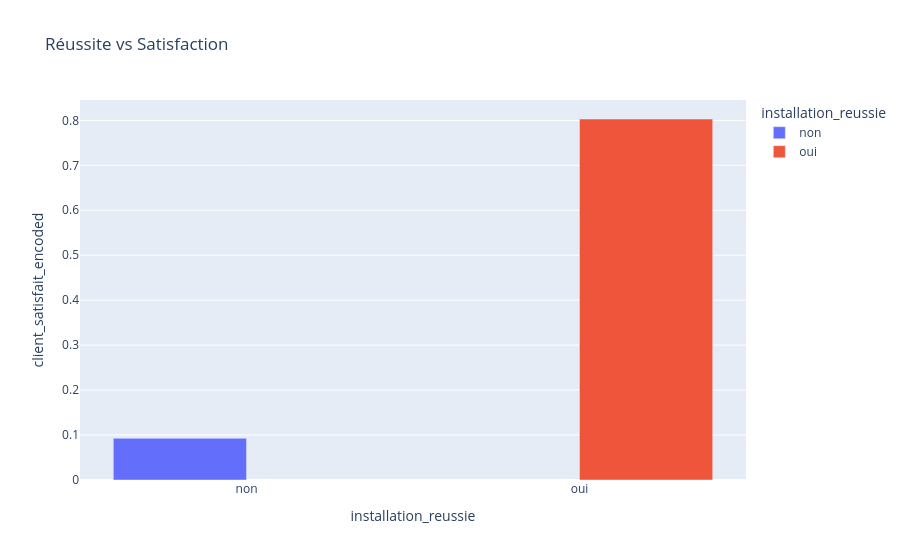

The notebook cell saved with this chart:
### Code cell
df_grouped3 = df.groupby("installation_reussie")["client_satisfait_encoded"].mean().reset_index()

fig = px.bar(
    df_grouped3,
    x="installation_reussie",
    y="client_satisfait_encoded",
    color="installation_reussie",
    title="Réussite vs Satisfaction",
    barmode="group"
)
fig.show()

### Figure 1 — Plotly figure (JSON) as saved in the notebook; plotly's stock layout.template omitted (floating-point values rounded to 4 significant figures)
{"data": [{"alignmentgroup": "True", "hovertemplate": "installation_reussie=%{x}<br>client_satisfait_encoded=%{y}<extra></extra>", "legendgroup": "non", "marker": {"color": "#636efa", "pattern": {"shape": ""}}, "name": "non", "offsetgroup": "non", "orientation": "v", "showlegend": true, "textposition": "auto", "type": "bar", "x": ["non"], "xaxis": "x", "y": [0.09278], "yaxis": "y"}, {"alignmentgroup": "True", "hovertemplate": "installation_reussie=%{x}<br>client_satisfait_encoded=%{y}<extra></extra>", "legendgroup": "oui", "marker": {"color": "#EF553B", "pattern": {"shape": ""}}, "name": "oui", "offsetgroup": "oui", "orientation": "v", "showlegend": true, "textposition": "auto", "type": "bar", "x": ["oui"], "xaxis": "x", "y": [0.803], "yaxis": "y"}], "layout": {"barmode": "group", "legend": {"title": {"text": "installation_reussie"}, "tracegroupgap": 0}, "title": {"text": "Réussite vs Satisfaction"}, "xaxis": {"anchor": "y", "categoryarray": ["non", "oui"], "categoryorder": "array", "domain": [0, 1], "title": {"text": "installation_reussie"}}, "yaxis": {"anchor": "x", "domain": [0, 1], "title": {"text": "client_satisfait_encoded"}}}}
